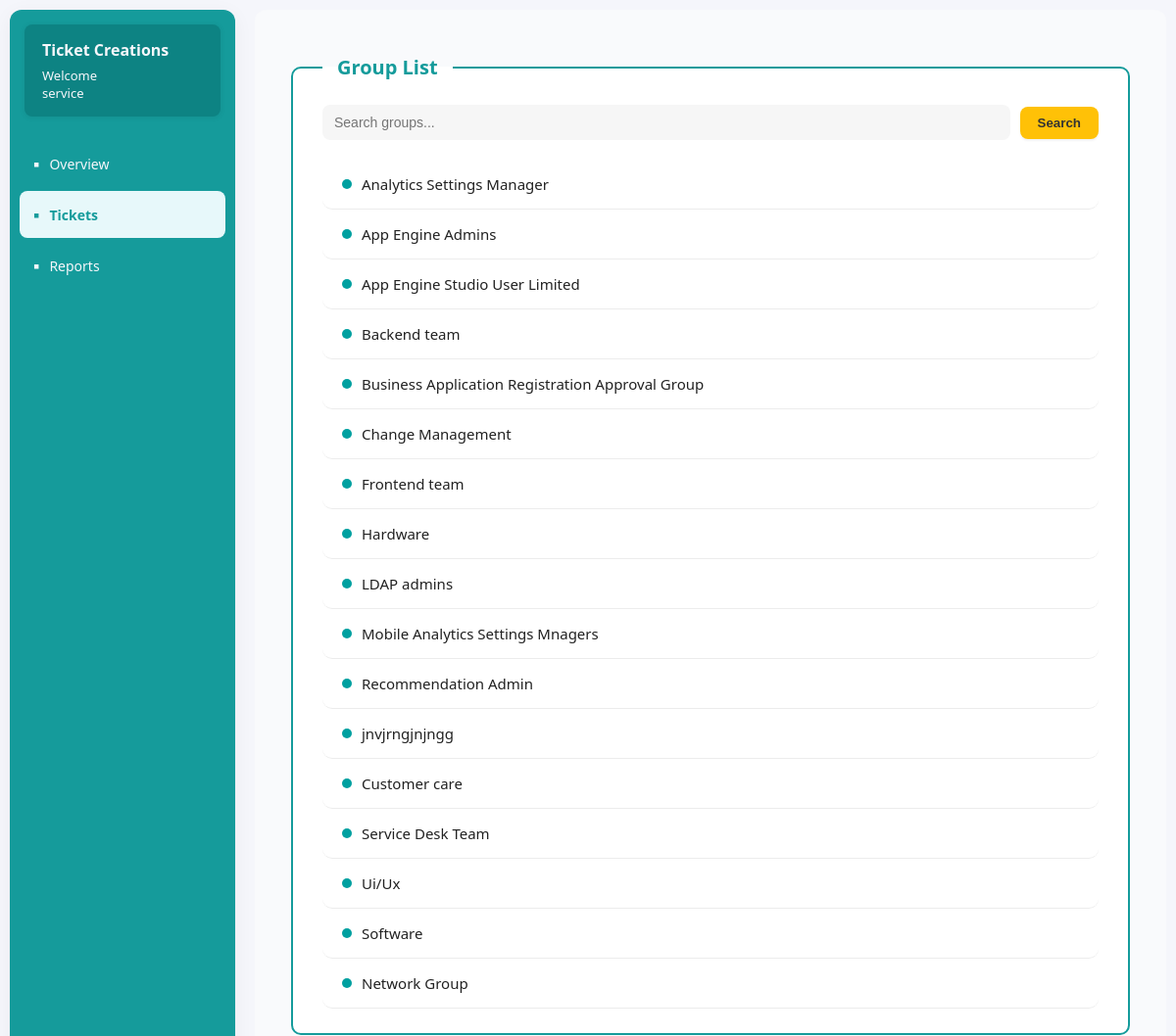
Before: /assigned (signed in) with the older database file.
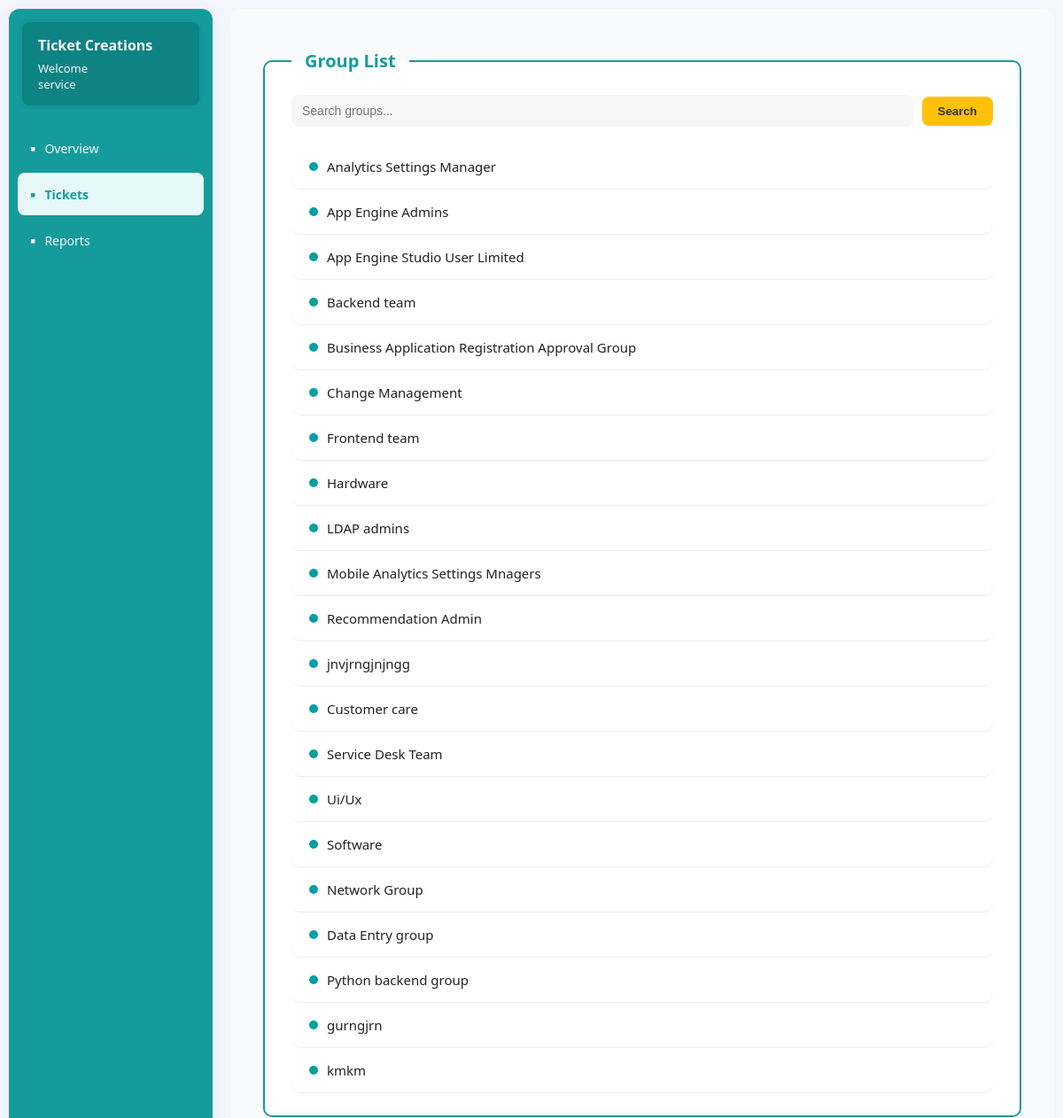
After: the same page with the newer database file.
### servicedeskapp/models.py (models this page shows, shortened)
class Assignment_Group(models.Model):
    name=models.CharField(max_length=100,null=True,blank=True)
    group_email=models.EmailField(max_length=100,null=True,blank=True)
    manager=models.CharField(max_length=100,null=True,blank=True)
    parent=models.CharField(max_length=100,null=True,blank=True)
    description=models.TextField(null=True,blank=True)

### servicedeskapp/views.py (the view)
# urls.py: path('assigned',views.assigned_group,name='assigned'),
def assigned_group(request):
    add=Assignment_Group.objects.all()
    source_page = request.GET.get('source_page')
    ticket_id = request.GET.get('ticket_id')
    context={
        'add':add,
        'source_page':source_page,
        'ticket_id':ticket_id,
    }
    return render(request,'tickets/assigned_group.html',context)

### servicedeskapp/templates/tickets/assigned_group.html (shortened to what this page needs)
<!DOCTYPE html>
<html lang="en">
<head>
  <link rel="stylesheet" href="static/assigned_group.css">
</head>
<body>
<div class="main-layout">
  <div class="sidebar">
     <div class="user-info">
       <div style="display:flex;align-items:center;gap:7px;">
         <span style="font-weight:700;">Ticket Creations</span>
       </div>
       <div style="margin-top:6px;font-size:13px;">
         <span>Welcome</span><br/>
          <span>{{ request.session.name|default:request.session.username }}</span>
       </div>
     </div>
     <nav class="sidebar-nav">
       <a href="#" class="nav-item">Overview</a>
       <a href="{% url 'dashboard' %}" class="nav-item active">Tickets</a>
       <a href="#" class="nav-item">Reports</a>
     </nav>
    </div>
     <div class="content-area">
         <fieldset class="group-list-fieldset">
            <legend>Group List</legend>
      <div class="search-bar">
        <input type="text" id="searchInput" placeholder="Search groups..." onkeyup="searchGroups()">
        <button>Search</button>
      </div>
      {% for group in add %}
      <div class="group-items">
          {% if source_page == 'update' and ticket_id %}
            <a href="{% url 'update' ticket_id %}?assignment_group={{ group.name }}" class="group-left">
          {% else %}
            <a href="{% url 'create' %}?assignment_group={{ group.name }}" class="group-left">
          {% endif %}
          <span class="dot"></span>
          <span class="group-name">{{ group.name }}</span>
        </a>
      </div>
      {% endfor %}
         </fieldset>
  </div>
</div>
</body>
</html>

Changed rows visible on the page:
added Assignment_Group: name "Data Entry group"
added Assignment_Group: name "Python backend group"
added Assignment_Group: name "gurngjrn"
added Assignment_Group: name "kmkm"
